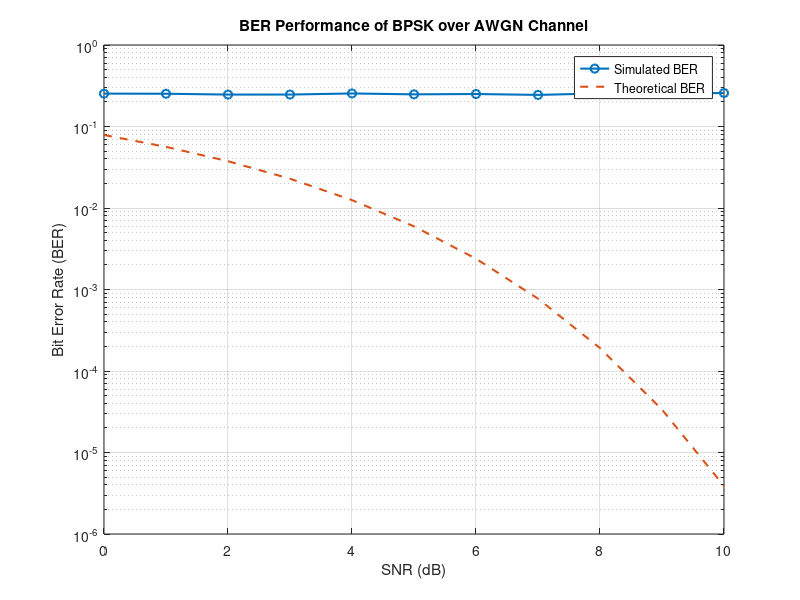

Source code (MATLAB):
clearvars; close all;
s = 1;
sigma2 = 1; sigma = sqrt(sigma2);
r_decision_boundary = -1;
Nsim = 10000;
Ncorr = 0;

gamma_dB = 0:1:10; % SNR Range in dB

BER_sim = zeros(size(gamma_dB));
BER_theory = zeros(size(gamma_dB));

for i = 1:length(gamma_dB)
    gamma = 10^(gamma_dB(i)/10);
    
    sigma2 = s^2/(2*gamma);
    sigma = sqrt(sigma2);

    Nerr = 0;
    
    % Monte-Carlo Experimental Trials
    for ksim = 1:Nsim
        Xtx = randi(2,1) - 1; % random generation of X = 0 and X = 1
        if Xtx == 1 % if X = 1, transmit s, else transmit -s volts
            s_tx = s;
        else
            s_tx = -s;
        end
        % Matlab's function randn generates Gaussian distributed random
        % variable with variance of 1. Multiply by sigma to make the variance
        % sigma^2
        n = sigma*randn;
        % received signal
        r = s_tx + n;
        % Bayesian receiver
        if r > r_decision_boundary
            Xhat_rx = 1;
        else
            Xhat_rx = 0;
        end
% Update the counters
        if Xtx ~= Xhat_rx % if the receiver has decided correctly
           Nerr = Nerr + 1; %increment the count of correct bit decision at the receiver
        end
    end
    BER_sim(i) = Nerr / Nsim;
    BER_theory(i) = 0.5 * erfc(sqrt(gamma));

end

% Plot BER vs SNR
semilogy(gamma_dB, BER_sim, 'o-', 'LineWidth', 1.5); hold on;
semilogy(gamma_dB, BER_theory, '--', 'LineWidth', 1.5);
grid on;
xlabel('SNR (dB)');
ylabel('Bit Error Rate (BER)');
legend('Simulated BER', 'Theoretical BER');
title('BER Performance of BPSK over AWGN Channel');
